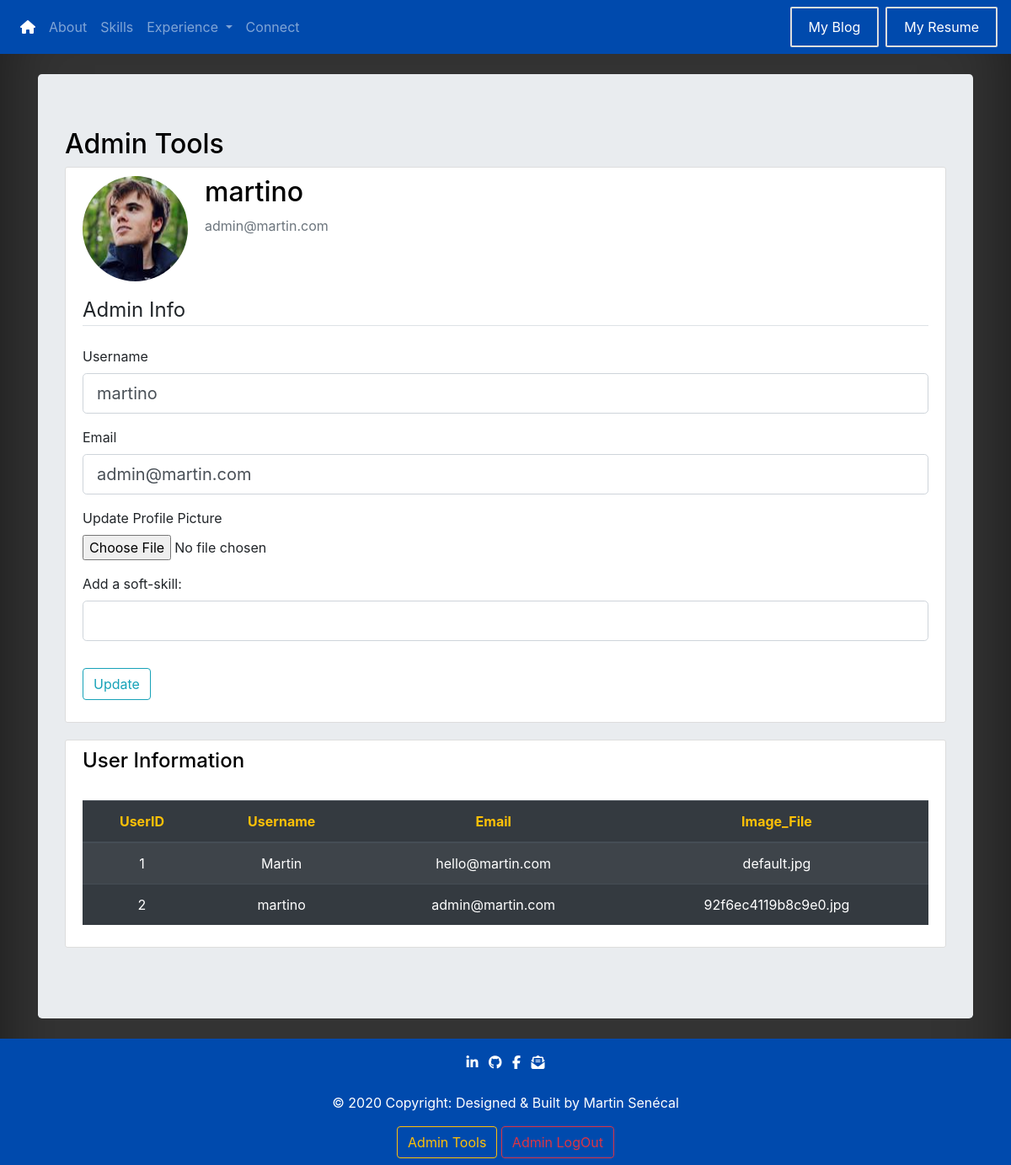
The app's page /admin (signed in), older data.
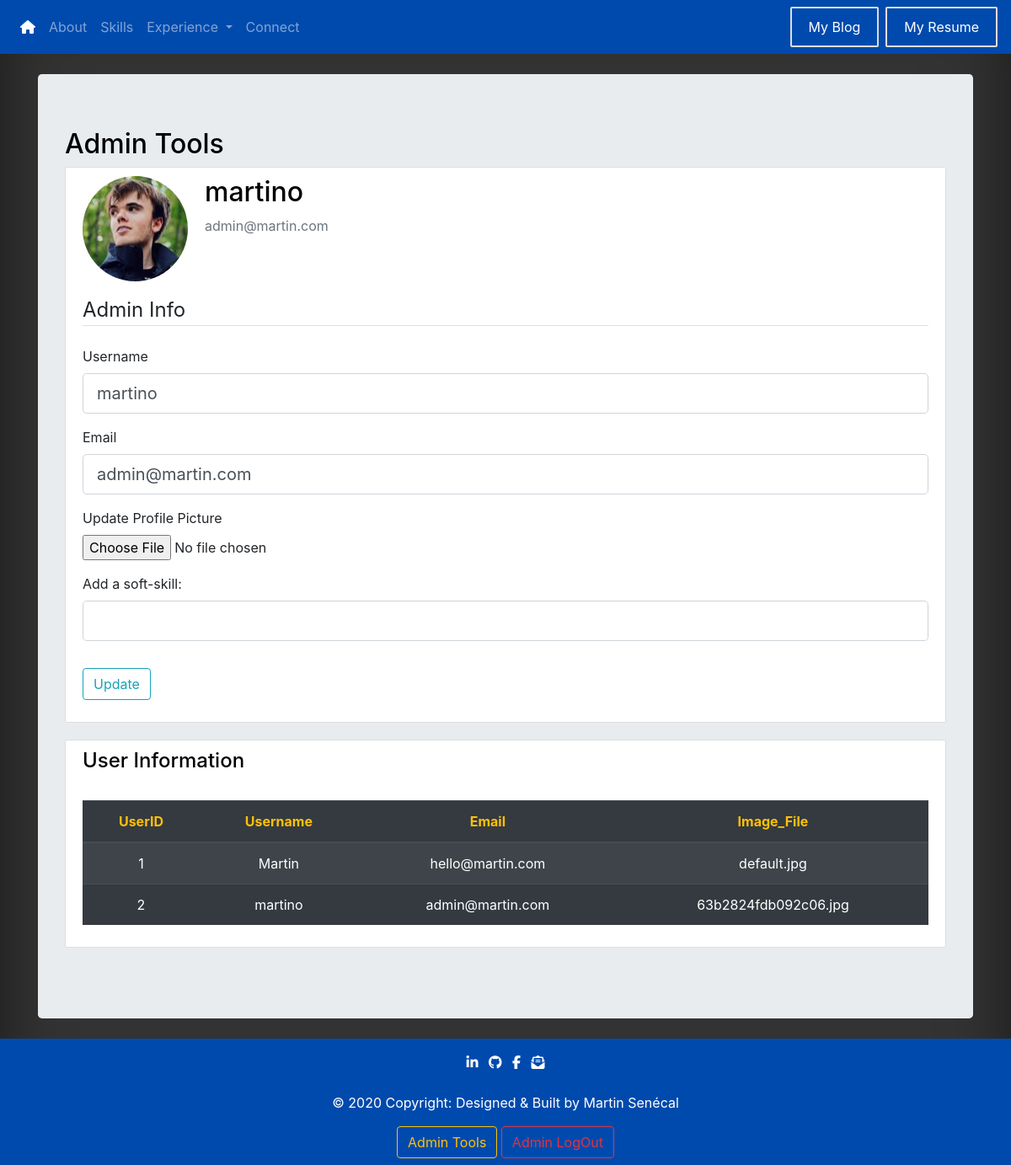
The same page, newer data.
### portfolio/models.py (models this page shows, shortened)
class User(db.Model, UserMixin):
    id = db.Column(db.Integer, primary_key=True)  # Way to Identify User.
    username = db.Column(db.String(20), unique=True, nullable=False)  # Unique Username and Mandatory.
    email = db.Column(db.String(100), unique=True, nullable=False)  # Unique Email and Mandatory.
    image_file = db.Column(db.String(20), nullable=False, default='default.jpg')  # Profile Pictures.
    password = db.Column(db.String(60), nullable=False)  # Hash Password
    posts = db.relationship('Post', backref='author', lazy=True)  # Load Data from the same user.

### portfolio/users/routes.py (the view)
@users.route("/admin", methods=['GET', 'POST'])
@login_required
def admin():
    users = User.query.all()
    form = UpdateAdminForm()
    if form.validate_on_submit():
        if form.picture.data:
            picture_file = save_picture(form.picture.data)
            current_user.image_file = picture_file
        current_user.username = form.username.data
        current_user.email = form.email.data
        if form.skillName.data != "":
            skill = Skill(type='Soft', content=form.skillName.data)
            db.session.add(skill)
        db.session.commit()
        flash('Your account has been updated!', 'success')
        return redirect(url_for('users.admin'))
    elif request.method == 'GET':
        form.username.data = current_user.username
        form.email.data = current_user.email
        form.skillName.data = ""
    image_file = url_for('static',
                         filename='profile_pics/' + current_user.image_file)  # Location of the Image in Static Folder
    return render_template('admin.html', image_file=image_file, form=form, users=users)

### portfolio/users/forms.py (shortened to what this page needs)
class UpdateAdminForm(FlaskForm):
    username = StringField('Username',
                           validators=[DataRequired(), Length(min=2, max=20)])
    email = StringField('Email',
                        validators=[DataRequired(), Email()])
    picture = FileField('Update Profile Picture', validators=[FileAllowed(['jpg', 'png'])])
    skillName = StringField('Add a soft-skill:', validators=[Length(min=0, max=78)])
    submit = SubmitField('Update')

### portfolio/models.py (called while the page is built)
@login_manager.user_loader
def load_user(user_id):
    return User.query.get(int(user_id))

### portfolio/templates/admin.html (shortened to what this page needs)
{% extends "base.html" %}
{% block body %}
    <div class="container jumbotron my-4">
        <h2>Admin Tools</h2>
        <div class="content-section">
            <div class="media">
                <img class="rounded-circle account-img" src="{{ image_file }}">
                <div class="media-body">
                    <h2 class="account-heading">{{ current_user.username }}</h2>
                    <p class="text-secondary">{{ current_user.email }}</p>
                </div>
            </div>
            <form method="POST" action="" enctype="multipart/form-data">
                <fieldset class="form-group">
                    <legend class="border-bottom mb-4">Admin Info</legend>
                    <div class="form-group">
                        {{ form.username.label(class="form-control-label") }}
                        {% if form.username.errors %}
                            {{ form.username(class="form-control form-control-lg is-invalid") }}
                            <div class="invalid-feedback">
                                {% for error in form.username.errors %}
                                    <span>{{ error }}</span>
                                {% endfor %}
                            </div>
                        {% else %}
                            {{ form.username(class="form-control form-control-lg") }}
                        {% endif %}
                    </div>
                    <div class="form-group">
                        {{ form.email.label(class="form-control-label") }}
                        {% if form.email.errors %}
                            {{ form.email(class="form-control form-control-lg is-invalid") }}
                            <div class="invalid-feedback">
                                {% for error in form.email.errors %}
                                    <span>{{ error }}</span>
                                {% endfor %}
                            </div>
                        {% else %}
                            {{ form.email(class="form-control form-control-lg") }}
                        {% endif %}
                    </div>
                    <div class="form-group">
                        {{ form.picture.label() }}
                        {{ form.picture(class="form-control-file") }}
                    </div>
                    <div class="form-group">
                        {{ form.skillName.label(class="form-control-label") }}
                        {% if form.skillName.errors %}
                            {{ form.skillName(class="form-control form-control-lg is-invalid") }}
                            <div class="invalid-feedback">
                                {% for error in form.skillName.errors %}
                                    <span>{{ error }}</span>
                                {% endfor %}
                            </div>
                        {% else %}
                            {{ form.skillName(class="form-control form-control-lg") }}
                        {% endif %}
                    </div>
                </fieldset>
                <div class="form-group">
                    {{ form.submit(class="btn btn-outline-info") }}
                </div>
            </form>
        </div>
        <div class="content-section">
            <h4> User Information </h4>
            <br>
            <table class="table table-striped table-dark">
                <thead>
                <tr>
                    <th class="text-warning" scope="col">UserID</th>
                    <th class="text-warning" scope="col">Username</th>
                    <th class="text-warning" scope="col">Email</th>
                    <th class="text-warning" scope="col">Image_File</th>
                </tr>
                </thead>
                <tbody>
                {% for user in users %}
                    <tr>
                        <td class="text-white">{{ user.id }}</td>
                        <td class="text-white">{{ user.username }}</td>
                        <td class="text-white">{{ user.email }}</td>
                        <td class="text-white">{{ user.image_file }}</td>
                    </tr>
                {% endfor %}
                </tbody>
            </table>
        </div>
    </div>
{% endblock %}

### portfolio/templates/base.html (shortened to what this page needs)
<!DOCTYPE html>
<html lang="en">
<head>
    <link rel="stylesheet" href="https://maxcdn.bootstrapcdn.com/bootstrap/4.3.1/css/bootstrap.min.css">
    <link rel="stylesheet" href="https://cdnjs.cloudflare.com/ajax/libs/font-awesome/4.7.0/css/font-awesome.min.css">
    <link rel="stylesheet" type="text/css" href="{{ url_for('static',filename='css/basedesign.css') }}">
    <link rel="stylesheet" type="text/css" href="{{ url_for('static',filename='css/extradesign.css') }}">
</head>
<body>
<nav class="navbar navbar-expand-lg navbar-dark bg-blue" style="background-color: #004aad" ;>
    <div class="collapse navbar-collapse" id="navbarTogglerDemo02">
        <ul class="navbar-nav mr-auto mt-2 mt-lg-0">
            <li class="nav-item">
                <a class="nav-link" href="{{ url_for('main.homepage') }}">
                    <i class="fas fa-home"></i>
                </a>
            </li>
            <li class="nav-item">
                <a class="nav-link" href="{{ url_for('main.about') }}">About <span class="sr-only">(current)</span></a>
            </li>
            <li class="nav-item">
                <a class="nav-link" href="{{ url_for('main.skills') }}">Skills</a>
            </li>
            <li class="nav-item dropdown">
                <a class="nav-link dropdown-toggle" href="#" id="navbarDropdownMenuLink" role="button"
                   data-toggle="dropdown" aria-haspopup="true" aria-expanded="false">
                    Experience
                </a>
            </li>
            <li class="nav-item">
                <a class="nav-link" href="{{ url_for('main.connect') }}">Connect</a>
            </li>
        </ul>
        <form class="form-inline my-2 my-lg-0">
             <a href="{{ url_for('posts.blog') }}">
                <button type="button" class="btn btn-outline-info mr-2">My Blog</button>
            </a>
            <a href="{{ url_for('static',filename='martin-resume.pdf') }}">
                <button type="button" class="btn btn-secondary">My Resume</button>
            </a>
        </form>
    </div>
</nav>
<div class="container">
    {% block body %}
    {% endblock %}
</div>
<footer class="font-small pt-3 bg-blue footersticky" style="background-color: #004aad" ;
">
<div class="container">
    <ul class="list-unstyled list-inline text-center">
        <li class="list-inline-item">
            <a href="https://www.linkedin.com/in/martin-senecal/">
                <i class="fab fa-linkedin-in"> </i>
            </a>
        </li>
        <li class="list-inline-item">
            <a href="https://github.com/martinsenecal">
                <i class="fab fa-github"> </i>
            </a>
        </li>
        <li class="list-inline-item">
            <a href="https://www.facebook.com/martin.seneca1">
                <i class="fab fa-facebook-f"> </i>
            </a>
        </li>
        <li class="list-inline-item">
            <a href="mailto:martinsenecal2000@gmail.com">
                <i class="fas fa-envelope-open-text"></i>
            </a>
        </li>
    </ul>
</div>
<div class="footer-copyright text-center py-2">
    <a href="https://github.com /martinsenecal">
        <p id="footertext"> © 2020 Copyright: Designed & Built by Martin Senécal </p>
    </a>
    {% if current_user.is_authenticated %}
        <a class="btn btn-outline-warning" href="{{ url_for('users.admin') }}">
            Admin Tools
        </a>
        <a class="btn btn-outline-danger" href="{{ url_for('users.logout') }}">
            Admin LogOut
        </a>
    {% else %}
        <a class="btn btn-outline-danger" href="{{ url_for('users.login') }}">
            Admin Login
        </a>
    {% endif %}
</div>
</footer>
</body>
</html>

### portfolio/static/css/basedesign.css (style rules this page uses)
body { background-color: #333; box-shadow: inset 0 0 5rem rgba(0, 0, 0, .5); display: block; }
#footertext { color: white; }
h1, h2, h3, h4, h5, h6, h7, td, thead, p { color: black; }
i { color: white; }
a { color: white; }
.footersticky { position: relative; left: 0; bottom: 0; width: 100%; }
.content-section { background: #ffffff; padding: 10px 20px; border: 1px solid #dddddd; border-radius: 3px; margin-bottom: 20px; }

### portfolio/static/css/extradesign.css (style rules this page uses)
td, th, thead { text-align: center; }
.form-inline { display: flex; flex-flow: row wrap; align-items: center; text-align: center; }
.form-inline button { padding: 10px 20px; background-color: #004aad; border: 2px solid #ddd; color: white; border-radius: 2px; }
.account-img { height: 125px; width: 125px; margin-right: 20px; margin-bottom: 16px; }

Row changes from the older to the newer data that the page shows:
changed User "martino": image_file "92f6ec4119b8c9e0.jpg" → "63b2824fdb092c06.jpg"
